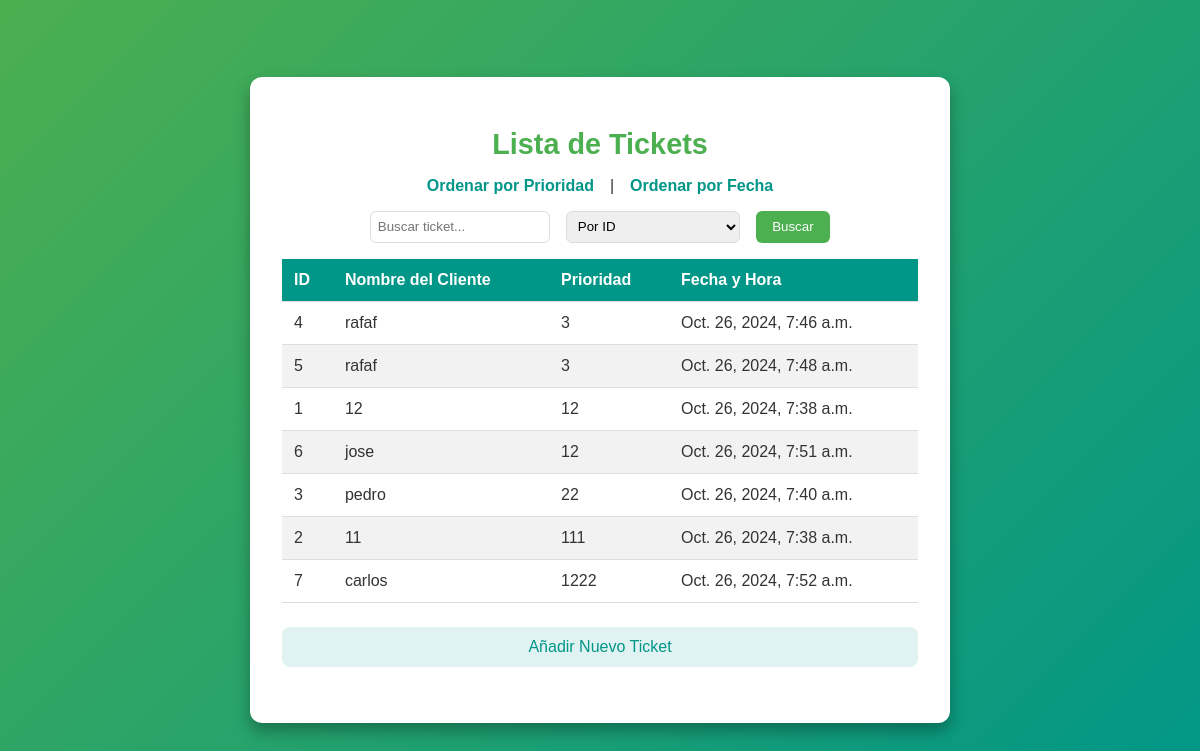
Page /tickets/view/ on the earlier database version.
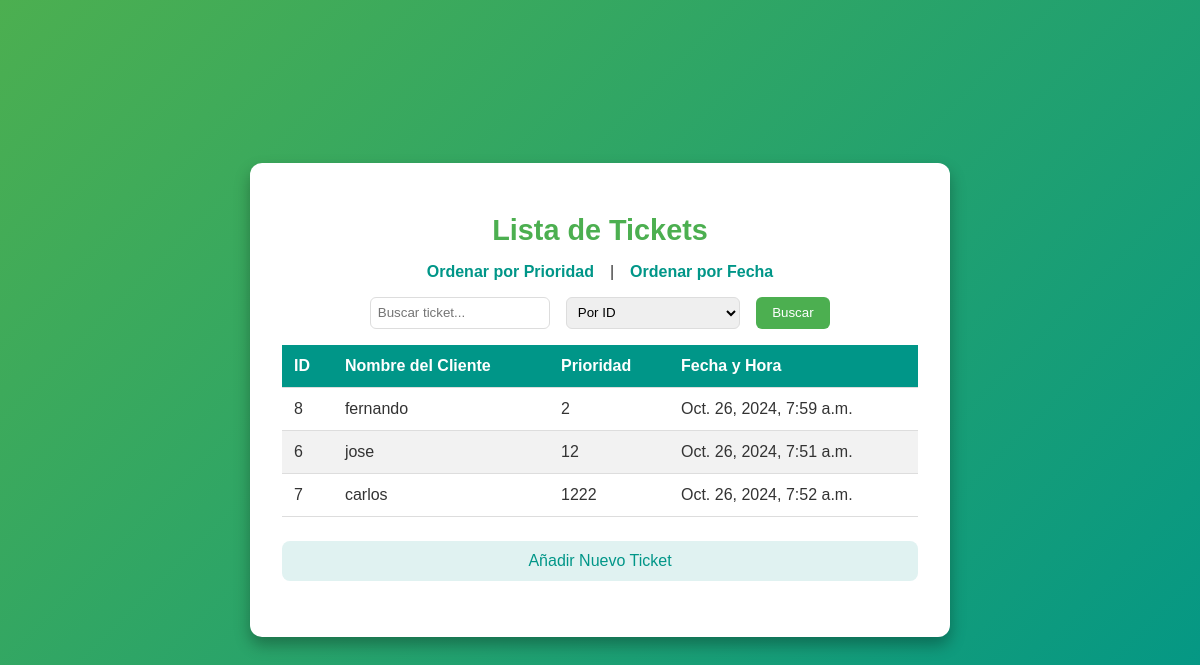
Same page on the later database version.
### core/models.py (models this page shows, shortened)
class Ticket(models.Model):
    client_name = models.CharField(max_length=100)
    priority = models.IntegerField()
    timestamp = models.DateTimeField(auto_now_add=True)

### core/views.py (the view)
# urls.py: path('view/', views.view_tickets, name='view_tickets'),
def view_tickets(request):
    order_by = request.GET.get('order_by', 'priority')
    if order_by == 'timestamp':
        tickets = ticket_manager.get_all_tickets_sorted_by_timestamp()
    else:
        tickets = ticket_manager.get_all_tickets_sorted_by_priority()
    message = request.GET.get('message')
    return render(request, 'view_tickets.html', {'tickets': tickets, 'message': message})

### core/ticket_manager.py (called while the page is built)
    def get_all_tickets_sorted_by_priority(self):
        return Ticket.objects.order_by('priority')

### core/templates/view_tickets.html (shortened to what this page needs)
<!DOCTYPE html>
<html lang="es">
<head>
    <link rel="stylesheet" href="https://cdnjs.cloudflare.com/ajax/libs/font-awesome/6.0.0-beta3/css/all.min.css">
</head>
<body>
    <div class="container">
        <h1>Lista de Tickets</h1>
        <div class="order-links">
            <a href="?order_by=priority">Ordenar por Prioridad</a> |
            <a href="?order_by=timestamp">Ordenar por Fecha</a>
        </div>
        <form method="GET" action="{% url 'search_ticket' %}" class="search-container">
            <input type="text" name="query" placeholder="Buscar ticket...">
            <select name="search_by">
                <option value="id">Por ID</option>
            </select>
            <button type="submit">Buscar</button>
        </form>
        <table>
            <thead>
                <tr>
                    <th>ID</th>
                    <th>Nombre del Cliente</th>
                    <th>Prioridad</th>
                    <th>Fecha y Hora</th>
                </tr>
            </thead>
            <tbody>
                {% for ticket in tickets %}
                <tr>
                    <td>{{ ticket.id }}</td>
                    <td>{{ ticket.client_name }}</td>
                    <td>{{ ticket.priority }}</td>
                    <td>{{ ticket.timestamp }}</td>
                </tr>
                {% empty %}
                <tr>
                    <td colspan="4" style="text-align: center;">No hay tickets disponibles</td>
                </tr>
                {% endfor %}
            </tbody>
        </table>
        <a class="link" href="{% url 'add_ticket' %}">Añadir Nuevo Ticket</a>
    </div>
</body>
</html>

Differences in the rows shown:
removed Ticket: id "4", client_name "rafaf", priority "3", timestamp "Oct. 26, 2024, 7:46 a.m."
removed Ticket: id "5", client_name "rafaf", priority "3", timestamp "Oct. 26, 2024, 7:48 a.m."
removed Ticket: id "1", client_name "12", priority "12", timestamp "Oct. 26, 2024, 7:38 a.m."
removed Ticket: id "3", client_name "pedro", priority "22", timestamp "Oct. 26, 2024, 7:40 a.m."
removed Ticket: id "2", client_name "11", priority "111", timestamp "Oct. 26, 2024, 7:38 a.m."
added Ticket: id "8", client_name "fernando", priority "2", timestamp "Oct. 26, 2024, 7:59 a.m."
